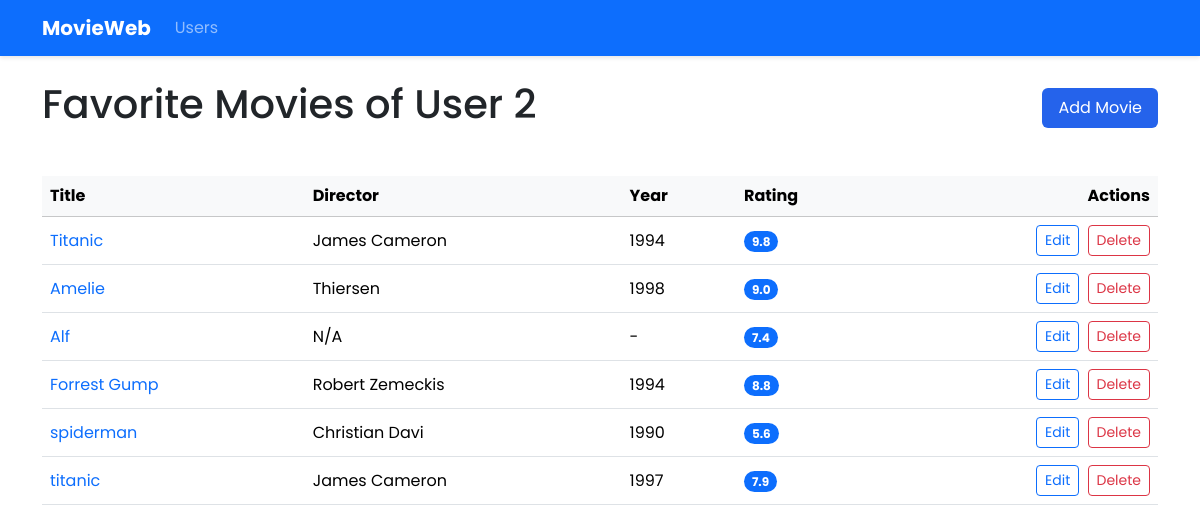
/user/2, run on the app's committed database.
### models.py (models this page shows)
class Movie(Base):
    __tablename__ = "movies"
    id = Column(Integer, primary_key=True)
    user_id = Column(Integer, ForeignKey("users.id"))
    title = Column(String, nullable=False)
    director = Column(String)
    writer = Column(String)
    actors = Column(String)
    year = Column(Integer)
    rating = Column(Float, CheckConstraint('rating >= 0 AND rating <= 10'))
    genre = Column(String)
    runtime = Column(String)
    plot = Column(Text)
    comment = Column(Text)
    user = relationship("User", back_populates="movies")

### app.py (the view)
@app.route("/user/<int:user_id>")
def user_movies(user_id):
    user = data_manager.get_user_by_id(user_id)
    movies = data_manager.get_user_movies(user_id)
    return render_template("movie_list.html", user_id=user_id, movies=movies)

### data_manager/sqlite_data_manager.py (called while the page is built)
    def get_user_movies(self, user_id):
        session = self.Session()
        try:
            user = session.query(User).filter_by(id=user_id).first()
            if user:
                return user.movies
            return []
        finally:
            session.close()

    def get_user_by_id(self, user_id):
        session = self.Session()
        try:
            return session.query(User).filter_by(id=user_id).first()
        finally:
            session.close()

### templates/movie_list.html (shortened to what this page needs)
{% extends "base.html" %}
{% block content %}
<div class="d-flex justify-content-between align-items-center mb-4">
    <h1>Favorite Movies of User {{ user_id }}</h1>
    <a href="{{ url_for('add_movie', user_id=user_id) }}" class="btn btn-primary">
         Add Movie
    </a>
</div>
<div class="table-responsive">
    <table class="table table-hover align-middle">
        <thead class="table-light">
            <tr>
                <th>Title</th>
                <th>Director</th>
                <th>Year</th>
                <th>Rating</th>
                <th class="text-end">Actions</th>
            </tr>
        </thead>
        <tbody>
            {% for movie in movies %}
            <tr>
                <td>
                 <a href="{{ url_for('movie_details', movie_id=movie.id) }}"
                 class="text-decoration-none">
                 {{ movie.title }}
                 </a>
                </td>
                <td>{{ movie.director or '-' }}</td>
                <td>{{ movie.year or '-' }}</td>
                <td>
                    {% if movie.rating %}
                    <span class="badge bg-primary rounded-pill">{{ "%.1f"|format(movie.rating) }}</span>
                    {% else %}
                    -
                    {% endif %}
                </td>
                <td class="text-end">
                    <a href="{{ url_for('update_movie', user_id=user_id, movie_id=movie.id) }}"
                       class="btn btn-sm btn-outline-primary me-1">
                        Edit
                    </a>
                    <form action="{{ url_for('delete_movie', user_id=user_id, movie_id=movie.id) }}" method="POST" class="d-inline">
                        <button type="submit" class="btn btn-sm btn-outline-danger">Delete</button>
                    </form>
                </td>
            </tr>
            {% endfor %}
        </tbody>
    </table>
</div>
{% endblock %}

### static/styles.css (style rules this page uses)
body { font-family: 'Poppins', sans-serif; }
:root { --primary: #2563eb; --secondary: #6c757d; --dark: #212529; --light: #f8f9fa; }
.table { margin-top: 1rem; }
.btn-primary { background-color: var(--primary); border: none; padding: 8px 16px; transition: all 0.3s ease; }

### data on the page
Movie: title "Titanic", director "James Cameron", year "1994", rating "9.8"
Movie: title "Amelie", director "Thiersen", year "1998", rating "9.0"
Movie: title "Alf", director "N/A", year "-", rating "7.4"
Movie: title "Forrest Gump", director "Robert Zemeckis", year "1994", rating "8.8"
Movie: title "spiderman", director "Christian Davi", year "1990", rating "5.6"
Movie: title "titanic", director "James Cameron", year "1997", rating "7.9"

### other printed values
{{ user_id }} "2"
